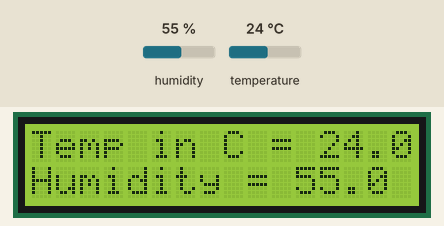
Recording of a program running on a simulated ESP32 board running MicroPython. Parts: 16×2 character LCD. The inputs (shaded band) are chosen by the test bench; at power-on: humidity 55 %, temperature 24 °C. WiFi joins after 1.5 s; no MQTT or app messages arrive unless stated; library files of the repository ran but are not shown: i2c_lcd.py; what the program prints to the serial console is not drawn.

Above: at 2.8 s.
2.9 s: humidity set to 22 %
At 4.3 s:
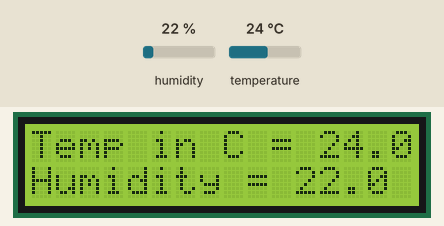
5.3 s: temperature set to 12 °C
At 7.1 s:
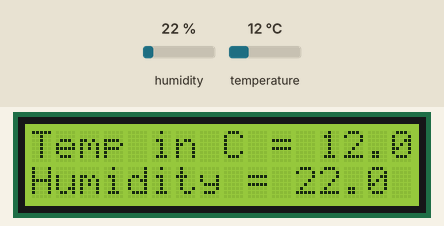
7.4 s: humidity set to 40 %
At 8.7 s:
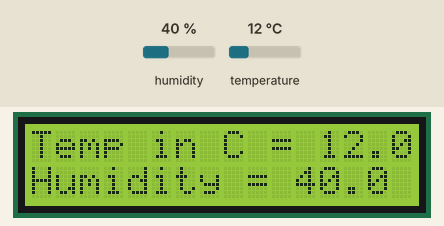
9.5 s: temperature set to 19 °C
At 11.4 s:
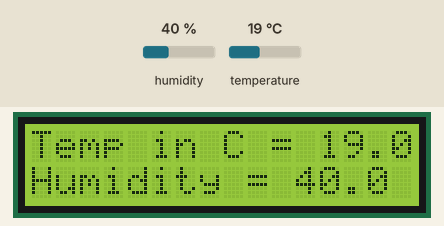
Timing chart, 0 to 12.6 s (numbered marks = the images above; inputs shaded):
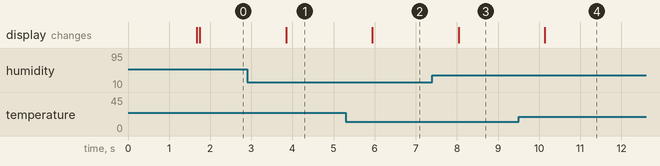

The program:

main.py
```python
import network
import time
from machine import Pin
import dht
import ujson
from umqtt.simple import MQTTClient
from machine import I2C, Pin
from lib.i2c_lcd import I2cLcd


# MQTT Server Parameters
MQTT_CLIENT_ID = "micropython-weather-demo"
MQTT_BROKER = "broker.mqttdashboard.com"
MQTT_TOPIC = "esp32-weather-station-2023"
MQTT_USER = ""
MQTT_PASSWORD = ""

print("Connecting to WiFi", end="")

sta_if = network.WLAN(network.STA_IF)
sta_if.active(True)
sta_if.connect('Wokwi-GUEST', '')

while not sta_if.isconnected():
    print(".", end="")
    time.sleep(0.1)

print(" Connected!")

print("Connecting to MQTT server... ", end="")

client = MQTTClient(
    MQTT_CLIENT_ID,
    MQTT_BROKER,
    user=MQTT_USER,
    password=MQTT_PASSWORD
)

client.connect()

print("Connected!")

AddressOfLcd = 0x27
i2c = I2C(scl=Pin(22), sda=Pin(21), freq=400000)
lcd = I2cLcd(i2c, AddressOfLcd, 2, 16)


def displayToLCD(upperText, lowerText):
    lcd.move_to(0, 0)
    lcd.putstr("Temp in C = " + str(upperText))
    lcd.move_to(0, 1)
    lcd.putstr("Humidity = " + str(lowerText))


# DHT
sensor = dht.DHT22(Pin(15))

prev_weather = ""
while True:
    sensor.measure()

    displayToLCD(sensor.temperature(), sensor.humidity())

    payload = ujson.dumps({
        "temp": sensor.temperature(),
        "humidity": sensor.humidity(),
    })

    if payload != prev_weather:
        client.publish(MQTT_TOPIC, payload)
        prev_weather = payload
    else:
        print("No change, won't publish")

    time.sleep(1)
```

Measured:
- after the input at 2.9 s, the display: changes after 0.94 s (image 1)
- after the input at 5.3 s, the display: changes after 0.64 s (image 2)
- after the input at 7.4 s, the display: changes after 0.64 s (image 3)
- after the input at 9.5 s, the display: changes after 0.64 s (image 4)
